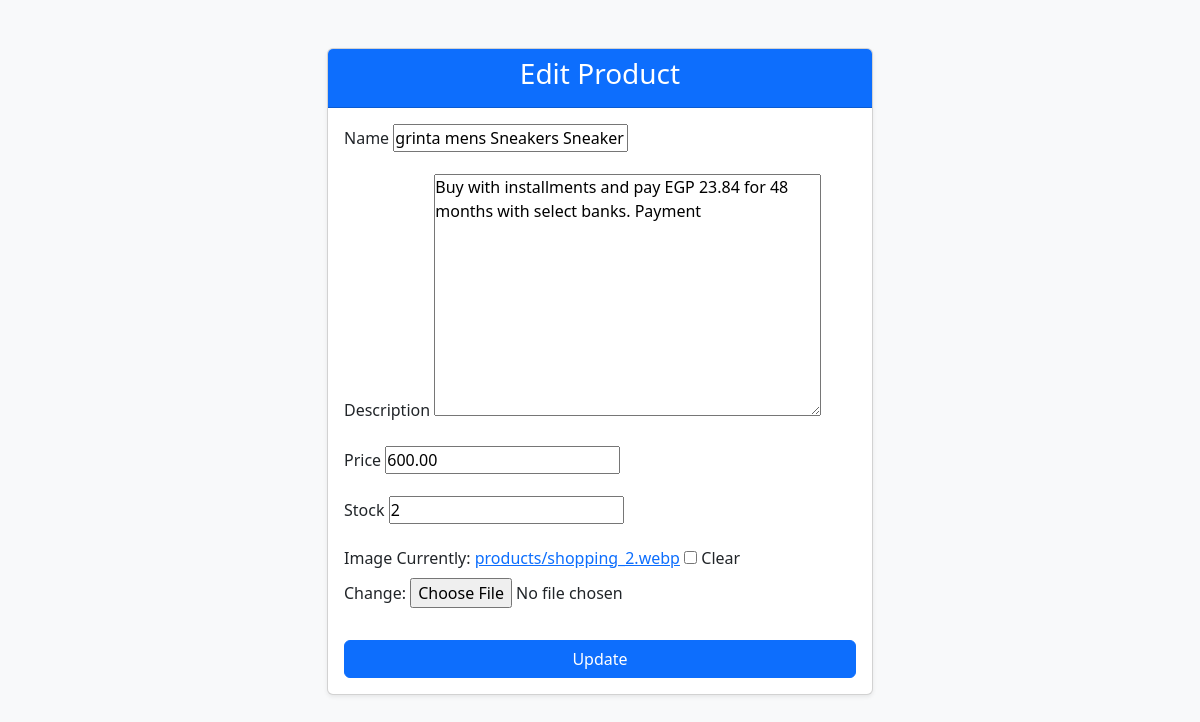
The app's page /shop/product/6/edit/ with its own data.
### shop/models.py (models this page shows, shortened)
class Product(models.Model):
   name=models.CharField(max_length=100)
   description=models.TextField()
   price=models.DecimalField(max_digits=10, decimal_places=2)
   stock=models.IntegerField()
   image=models.ImageField(upload_to='products/', null=True, blank=True)
   created_at=models.DateTimeField(auto_now_add=True)

### shop/views.py (the view, shortened to what this page needs)
# urls.py: path('product/<int:pk>/edit/',Product_UpdateView.as_view(),name="product_edit"),
class Product_UpdateView(UpdateView,UserPassesTestMixin):
    model = Product
    template_name = "shop/product_form.html"
    fields = ["name", "description", "price", "stock", "image"]
    success_url = reverse_lazy("home")

### shop/templates/shop/product_form.html (shortened to what this page needs)
{% load static %}
<!DOCTYPE html>
<html lang="en">
<head>
    <link rel="stylesheet" href="{% static 'CSS/style_one.css' %}">
    <link href="https://cdn.jsdelivr.net/npm/bootstrap@5.3.8/dist/css/bootstrap.min.css" rel="stylesheet">
</head>
<body class="bg-light">
  <div class="container">
    <div class="row justify-content-center mt-5">
      <div class="col-md-6">
        <div class="card shadow-sm">
          <div class="card-header text-center bg-primary text-white">
            <h3>{% if form.instance.pk %}Edit Product{% else %}Add Product{% endif %}</h3>
          </div>
          <div class="card-body">
            <form method="post" enctype="multipart/form-data">
              {% for field in form %}
                <div class="mb-3">
                  <label class="form-label">{{ field.label }}</label>
                  {{ field }}
                </div>
              {% endfor %}
              <button type="submit" class="btn btn-primary w-100 mt-3">
                {% if form.instance.pk %}Update{% else %}Add{% endif %}
              </button>
            </form>
          </div>
        </div>
      </div>
    </div>
  </div>
</body>
</html>

### shop/static/CSS/style_one.css (style rules this page uses)
* { margin: 0; padding: 0; box-sizing: border-box; }

### records on screen
Product: form "grinta mens Sneakers Sneaker" "Buy with installments and pay EGP 23.84 for 48 months with select banks. Payment" "600.00" "2"

### other values on screen
{{ field.label }} "Name" "Description" "Price" "Stock" "Image"
